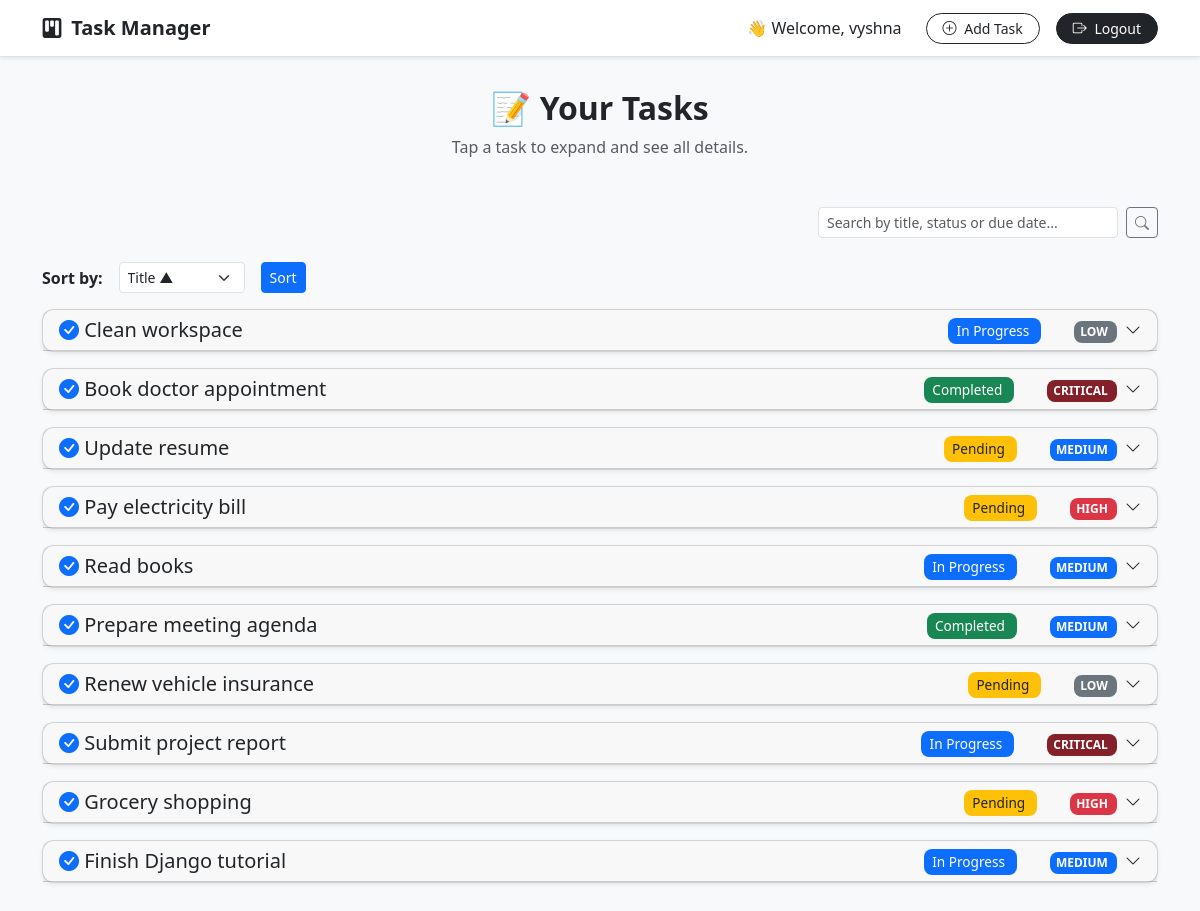
The page /dashboard (signed in) on the database its author committed.
### task/models.py (models this page shows, shortened)
class Tasks(models.Model):
    STATUS_CHOICES = [
        ('PENDING', 'Pending'),
        ('IN_PROGRESS', 'In Progress'),
        ('COMPLETED', 'Completed'),
        ('DEFERRED', 'Deferred'),
    ]
    PRIORITY_CHOICES = [
        ('LOW', 'Low'),
        ('MEDIUM', 'Medium'),
        ('HIGH', 'High'),
        ('CRITICAL', 'Critical'),
    ]
    CATEGORY_CHOICES = [
        ('WORK', 'Work'),
        ('PERSONAL', 'Personal'),
        ('HOME', 'Home'),
        ('STUDY', 'Study'),
        ('OTHERS', 'Others'),
    ]
    user = models.ForeignKey(User, on_delete=models.CASCADE)
    title = models.CharField(max_length=255)
    description = models.TextField()
    status = models.CharField(max_length=20, choices=STATUS_CHOICES, default='PENDING')
    priority = models.CharField(max_length=20, choices=PRIORITY_CHOICES, default='MEDIUM')
    category = models.CharField(max_length=20, choices=CATEGORY_CHOICES, default='OTHERS')
    due_date = models.DateField()
    created_at = models.DateTimeField(auto_now_add=True)
    updated_at = models.DateTimeField(auto_now=True)

### task/views.py (the view)
# urls.py: path('dashboard', views.dashboard, name='dashboard'),
@login_required
def dashboard(request):
    tasks = Tasks.objects.filter(user=request.user)
    search_query = ''
    selected_sort = ''
    if request.method == 'POST':
        if 'search' in request.POST and request.POST['search'].strip():
            search_query = request.POST['search'].strip().lower()
            tasks = tasks.filter(
                title__icontains=search_query
            ) | tasks.filter(
                status__icontains=search_query
            ) | tasks.filter(
                due_date__icontains=search_query
            )
        selected_sort = request.POST.get('sort_by', '')
        if selected_sort:
            field, direction = selected_sort.split('-')
            field_map = {
                'title': 'title',
                'status': 'status',
                'dueDate': 'due_date',
            }
            order_field = field_map.get(field, 'title')
            ordering = order_field if direction == 'asc' else '-' + order_field
            tasks = tasks.order_by(ordering)
        else:
            tasks = tasks.order_by('-created_at')
    else:
        tasks = tasks.order_by('-created_at')
    return render(request, 'dashboard.html', {
        'tasks': tasks,
        'search_query': search_query,
        'selected_sort': selected_sort,
    })

### Templates/dashboard.html (shortened to what this page needs)
{% load static %}
<!DOCTYPE html>
<html lang="en">
<head>
    <link href="https://cdn.jsdelivr.net/npm/bootstrap@5.3.2/dist/css/bootstrap.min.css" rel="stylesheet" />
    <link rel="stylesheet" href="https://cdn.jsdelivr.net/npm/bootstrap-icons@1.10.5/font/bootstrap-icons.css">
</head>
<body>
    {% include 'navbar.html' %}
    <div class="container">
        <div class="dashboard-header">
            <h2 class="fw-bold">📝 Your Tasks</h2>
            <p class="text-muted">Tap a task to expand and see all details.</p>
        </div>
        <form method="POST" action="{% url 'dashboard' %}">
            <div class="d-flex justify-content-end align-items-center mt-3 mb-4 gap-2">
                <input type="text" id="taskSearchInput" name="search" class="form-control form-control-sm"
                    placeholder="Search by title, status or due date..." value="{{ search_query }}"
                    style="max-width: 300px;" />
                <button type="submit" class="btn btn-outline-secondary btn-sm" title="Search">
                    <i class="bi bi-search"></i>
                </button>
            </div>
        </form>
        <form method="POST" action="{% url 'dashboard' %}" class="mb-3 d-flex align-items-center gap-3">
            <label for="sortSelect" class="form-label mb-0 fw-semibold">Sort by:</label>
            <select name="sort_by" id="sortSelect" class="form-select form-select-sm w-auto">
                <option value="title-asc" {% if sort_flags.title_asc %}selected{% endif %}>Title ▲</option>
            </select>
            <button type="submit" class="btn btn-sm btn-primary">Sort</button>
        </form>
        {% if tasks %}
        <div id="tasksList">
            <div class="list accordion" id="taskAccordion">
                {% for task in tasks %}
                <div class="card task-card shadow-sm list-item" data-title="{{ task.title|escapejs }}"
                    data-status="{{ task.status|escapejs }}" data-due-date="{{ task.due_date|date:'Y-m-d' }}">
                    <div class="card-header" id="heading{{ forloop.counter }}" data-bs-toggle="collapse"
                        data-bs-target="#collapse{{ forloop.counter }}" aria-expanded="false"
                        aria-controls="collapse{{ forloop.counter }}">
                        <div class="d-flex justify-content-between align-items-center">
                            <h5 class="mb-0">
                                <i class="bi bi-check-circle-fill text-primary"></i> {{ task.title }}
                            </h5>
                            <div>
                                <span class="status-badge
                                    {% if task.status == 'PENDING' %}status-pending{% endif %}
                                    {% if task.status == 'IN_PROGRESS' %}status-in-progress{% endif %}
                                    {% if task.status == 'COMPLETED' %}status-completed{% endif %}
                                    ">
                                    {{ task.get_status_display }}
                                </span> &nbsp; &nbsp; &nbsp; &nbsp;
                                <span class="priority-badge
                                    {% if task.priority == 'LOW' %}priority-low{% endif %}
                                    {% if task.priority == 'MEDIUM' %}priority-medium{% endif %}
                                    {% if task.priority == 'HIGH' %}priority-high{% endif %}
                                    {% if task.priority == 'CRITICAL' %}priority-critical{% endif %}
                                    ">
                                    {{ task.get_priority_display }}
                                </span>
                                <i class="bi bi-chevron-down ms-2"></i>
                            </div>
                        </div>
                    </div>
                </div>
                {% endfor %}
            </div>
        </div>
        {% else %}
        <div class="alert alert-info text-center mt-5" role="alert">
            You have no tasks yet. <a href="{% url 'add_task' %}" class="alert-link">Add your first task now.</a>
        </div>
        {% endif %}
    </div>
</body>
</html>

### Templates/navbar.html (shortened to what this page needs)
<nav class="navbar navbar-expand-lg navbar-light bg-white shadow-sm border-bottom">
  <div class="container">
    <a class="navbar-brand fw-bold text-dark" href="{% url 'dashboard' %}">
      <i class="bi bi-kanban-fill me-1"></i> Task Manager
    </a>
    <div class="collapse navbar-collapse justify-content-end" id="navbarNav">
      <ul class="navbar-nav align-items-center gap-3">
        <li class="nav-item">
          <span class="nav-link text-dark">👋 Welcome, {{ request.user.username }}</span>
        </li>
        <li class="nav-item">
          <a class="btn btn-outline-dark btn-sm rounded-pill px-3" href="{% url 'add_task' %}">
            <i class="bi bi-plus-circle me-1"></i> Add Task
          </a>
        </li>
        <li class="nav-item">
          <form method="POST" action="{% url 'logout' %}" class="d-inline">
            <button type="submit" class="btn btn-dark btn-sm rounded-pill px-3">
              <i class="bi bi-box-arrow-right me-1"></i> Logout
            </button>
          </form>
        </li>
      </ul>
    </div>
  </div>
</nav>

### Templates/dashboard.html (style rules this page uses)
body { background-color: #f8f9fa; }
.dashboard-header { padding: 2rem 0 1rem; text-align: center; }
.task-card { border-radius: 12px; box-shadow: 0 2px 8px rgb(0 0 0 / 0.1); transition: transform 0.2s ease-in-out, box-shadow 0.2s ease-in-out; margin-bottom: 1rem; }
.card-header { cursor: pointer; }
.status-badge { font-size: 0.85rem; padding: 0.25em 0.6em; border-radius: 0.5rem; }
.status-pending { background-color: #ffc107; color: #212529; }
.status-in-progress { background-color: #0d6efd; color: white; }
.status-completed { background-color: #198754; color: white; }
.priority-badge { font-size: 0.75rem; padding: 0.2em 0.5em; border-radius: 0.5rem; font-weight: 600; text-transform: uppercase; }
.priority-low { background-color: #6c757d; color: white; }
.priority-medium { background-color: #0d6efd; color: white; }
.priority-high { background-color: #dc3545; color: white; }
.priority-critical { background-color: #842029; color: white; }

### rows shown on the page
Tasks: title "Clean workspace", status "In Progress", priority "LOW"
Tasks: title "Book doctor appointment", status "Completed", priority "CRITICAL"
Tasks: title "Update resume", status "Pending", priority "MEDIUM"
Tasks: title "Pay electricity bill", status "Pending", priority "HIGH"
Tasks: title "Read books", status "In Progress", priority "MEDIUM"
Tasks: title "Prepare meeting agenda", status "Completed", priority "MEDIUM"
Tasks: title "Renew vehicle insurance", status "Pending", priority "LOW"
Tasks: title "Submit project report", status "In Progress", priority "CRITICAL"
Tasks: title "Grocery shopping", status "Pending", priority "HIGH"
Tasks: title "Finish Django tutorial", status "In Progress", priority "MEDIUM"

### other values the page prints
{{ request.user.username }} "vyshna"
